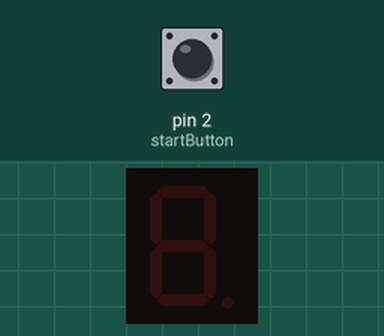
This sketch was run on a simulated Arduino Uno, built with avr-gcc and run on an emulated ATmega328P. On the bench: 1-digit seven-segment display. Wiring (inferred from the names in the program): 1-digit 7-segment display, segments lit when HIGH: segments pin 3, pin 4, pin 5, pin 6, pin 7, pin 8, pin 9, pin 10. The test bench sets the inputs (shaded band); at power-on: pin 2 (startButton) HIGH. Random numbers use the default seed unless the sketch sets one; the segment pins are drawn as the display they are named for.

Above: at 1.2 s.
1.3 s: pin 2 (startButton) pulled LOW for 0.15 s
At 5.41 s:
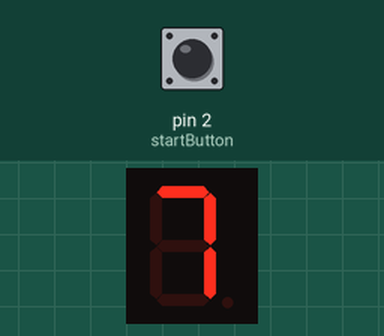
At 9.7 s:
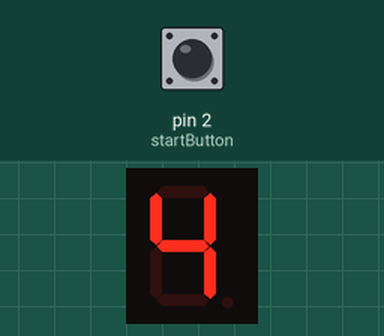
Timing chart, 0 to 10.3 s (numbered marks = the images above; inputs shaded):
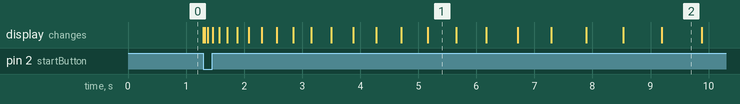

The sketch:

SevSegmentDisplayGameRandom.ino
```cpp
class SevenSegmentDisplay {
private:
    // Pin definitions for the 7-segment display
    int pina = 3;
    int pinb = 4;
    int pinc = 5;
    int pind = 6;
    int pine = 7;
    int pinf = 8;
    int ping = 9;
    int pindp = 10;
    int startButton = 2;
    int stopButton = 11;

    int currentValue = 0;
    bool isRunning = false;

    // Turn all segments off
    void clearLED() {
        digitalWrite(pina, LOW);
        digitalWrite(pinb, LOW);
        digitalWrite(pinc, LOW);
        digitalWrite(pind, LOW);
        digitalWrite(pine, LOW);
        digitalWrite(pinf, LOW);
        digitalWrite(ping, LOW);
        digitalWrite(pindp, LOW);
    }

    // Write a number (0-9) to the display
    void write(int num) {
        bool W, X, Y, Z;
        bool a, b, c, d, e, f, g;

        // Extract binary bits from the number
        Z = num & 1;
        num = num >> 1;
        Y = num & 1;
        num = num >> 1;
        X = num & 1;
        num = num >> 1;
        W = num & 1;

        // K-mapping for segment control (a-g)
        a = W + Y + X * Z + !X * !Z;
        b = !X + !Y * !Z + Y * Z;
        c = X + !Y + Z;
        d = W + !X * !Z + !X * Y + Y * !Z + X * !Y * Z;
        e = !X * !Z + Y * !Z;
        f = W + X * !Y + X * !Z + !Y * !Z;
        g = W + X * !Y + !X * Y + Y * !Z;

        // Set segment pins
        digitalWrite(pina, a);
        digitalWrite(pinb, b);
        digitalWrite(pinc, c);
        digitalWrite(pind, d);
        digitalWrite(pine, e);
        digitalWrite(pinf, f);
        digitalWrite(ping, g);
    }

public:

    SevenSegmentDisplay() {
        pinMode(pina, OUTPUT);
        pinMode(pinb, OUTPUT);
        pinMode(pinc, OUTPUT);
        pinMode(pind, OUTPUT);
        pinMode(pine, OUTPUT);
        pinMode(pinf, OUTPUT);
        pinMode(ping, OUTPUT);
        pinMode(pindp, OUTPUT);

        pinMode(startButton, INPUT_PULLUP);
        pinMode(stopButton, INPUT_PULLUP);

        clearLED(); // Turn off all segments initially
    }

    // Function to display a number based on the rules
    void displayNumber(int num) {
        clearLED(); // Clear the display before updating

        if (num > 19) {
            // Turn on the DOT and turn off all other segments
            digitalWrite(pindp, HIGH);
        } else if (num < 0) {
            // Turn off the display
            clearLED();
        } else if (num >= 0 && num <= 9) {
            // Display the number (0-9)
            write(num);
        } else if (num >= 10 && num <= 19) {
            // Display the ones place and turn on the DOT
            write(num % 10); // Display the ones place
            digitalWrite(pindp, HIGH); // Turn on the DOT
        }
    }

    void startGame(){
      if(isRunning) return;

      isRunning = true;
      long startTime = millis();
      long duration = 10000;
      int delayPeriod = random(10,100);
      int delayIncrement = random(10,50);

      while(millis() - startTime < duration){
        currentValue = (currentValue + 1) % 10;
        displayNumber(currentValue);
        delay(delayPeriod);
        delayPeriod += delayIncrement;
      }
      for(int i=0; i<=5;i++){
        displayNumber(currentValue);
        delay(500);
        clearLED();
        delay(500);
      }
      clearLED();
      isRunning = false;
    }

    void checkButton(){
      if(digitalRead(startButton) == LOW){
        startGame();
        delay(500);
      }
    }
};

SevenSegmentDisplay display;

void setup() {
     randomSeed(analogRead(0));
}

void loop() {
  display.checkButton();
}
```

Measured:
- after the input at 1.3 s, the display: first changes at once (image 1 shows a later state)
- what the display in image 1 shows lasts 0.5 s, from 5.2 s to 5.7 s
- what the display in image 2 shows lasts 0.7 s, from 9.2 s to 9.9 s
